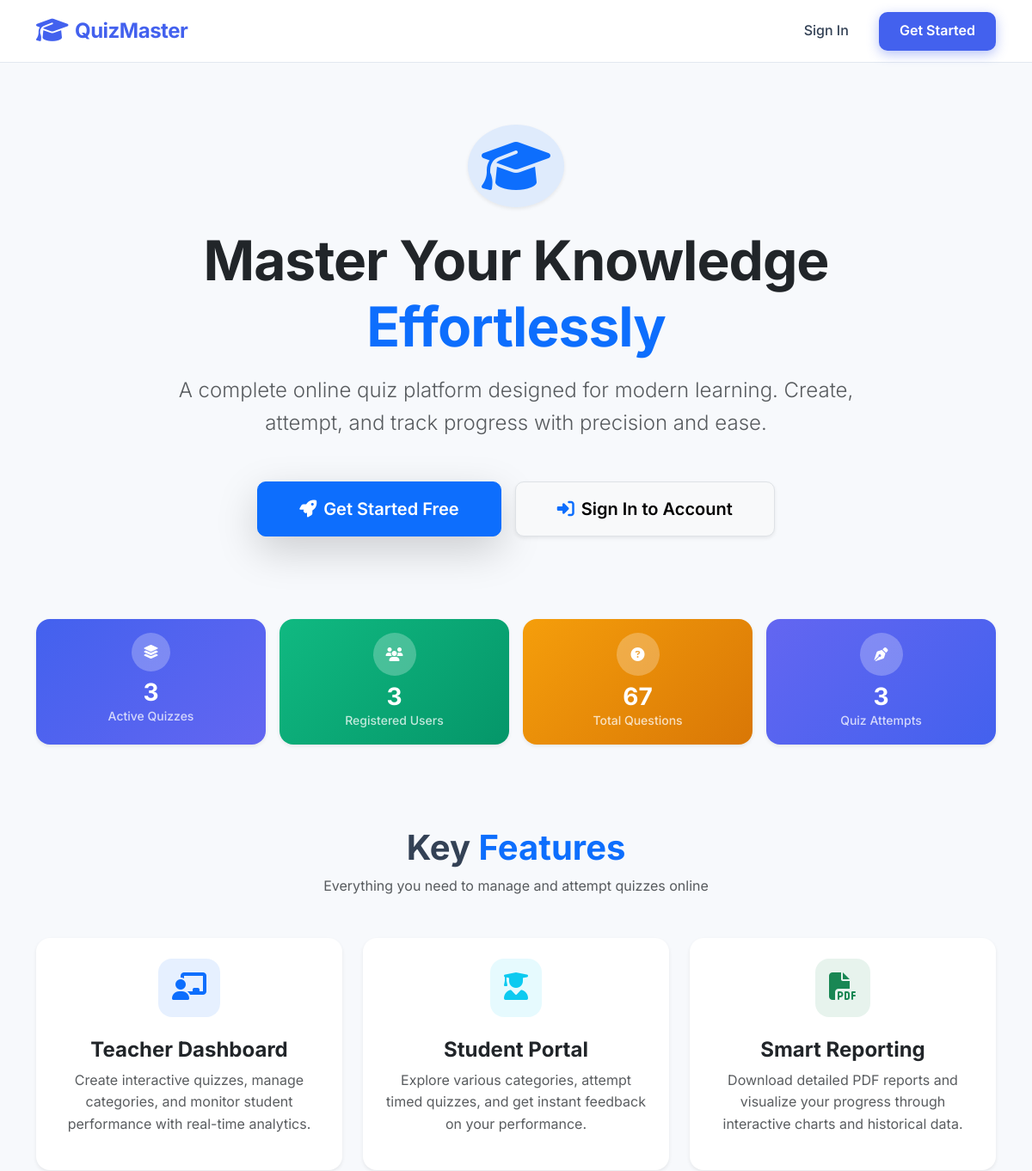
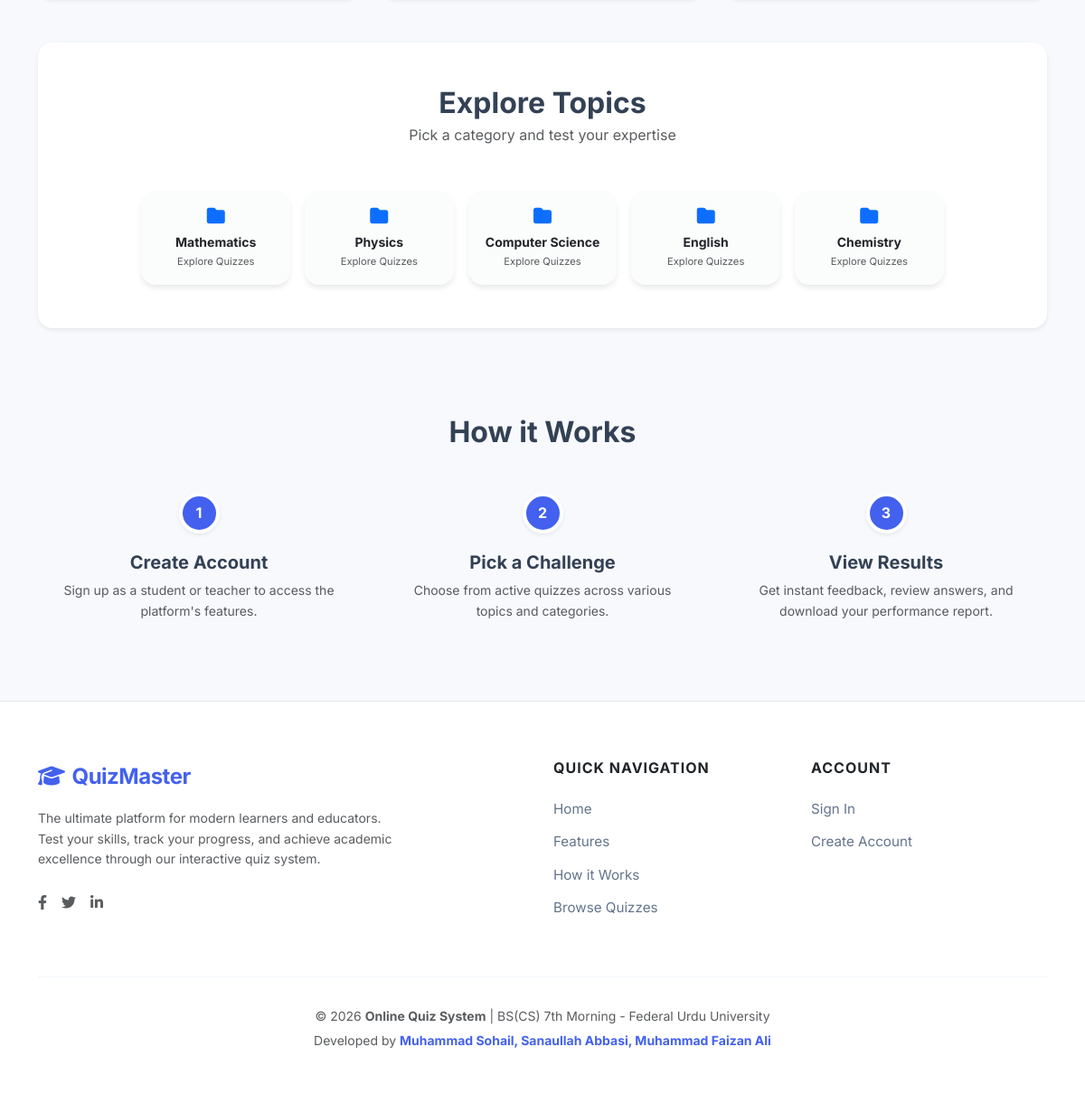
The page / on the database its author committed (2 pictures, top to bottom).
### quiz/models.py (models this page shows, shortened)
class Category(models.Model):
    name = models.CharField(max_length=100)
    description = models.TextField(blank=True)
    created_at = models.DateTimeField(auto_now_add=True)
    class Meta:
        verbose_name_plural = "Categories"

### quiz/views.py (the view)
# urls.py: path('', views.home, name='home'),
def home(request):
    if request.user.is_authenticated:
        return redirect('dashboard')
    total_quizzes = Quiz.objects.filter(is_published=True).count()
    total_users = User.objects.count()
    total_questions = Question.objects.count()
    total_attempts = Result.objects.count()
    categories = Category.objects.all()
    return render(request, 'home.html', {
        'total_quizzes': total_quizzes,
        'total_users': total_users,
        'total_questions': total_questions,
        'total_attempts': total_attempts,
        'categories': categories
    })

### templates/home.html (shortened to what this page needs)
{% extends 'base.html' %}
{% block content %}
<div id="top" class="row justify-content-center py-5 mb-5">
    <div class="col-lg-10 text-center">
        <div class="mb-4">
            <span class="p-3 bg-primary bg-opacity-10 text-primary rounded-circle d-inline-block shadow-sm">
                <i class="fas fa-graduation-cap fa-4x"></i>
            </span>
        </div>
        <h1 class="display-3 fw-bold mb-3" style="color: var(--dark); letter-spacing: -1px;">
            Master Your Knowledge <span class="text-primary">Effortlessly</span>
        </h1>
        <p class="lead text-muted mb-5 fs-4 mx-auto" style="max-width: 800px;">
            A complete online quiz platform designed for modern learning. Create, attempt, and track progress with precision and ease.
        </p>
        <div class="d-flex flex-column flex-sm-row gap-3 justify-content-center">
            <a href="{% url 'register' %}" class="btn btn-primary btn-lg px-5 shadow-lg py-3">
                <i class="fas fa-rocket me-2"></i>Get Started Free
            </a>
            <a href="{% url 'login' %}" class="btn btn-light btn-lg px-5 border shadow-sm py-3">
                <i class="fas fa-sign-in-alt me-2 text-primary"></i>Sign In to Account
            </a>
        </div>
    </div>
</div>
<div id="stats" class="row g-3 mb-5">
    <div class="col-6 col-md-3">
        <div class="card p-3 border-0 shadow-sm text-center h-100" style="background: linear-gradient(135deg, var(--primary), #6366f1); color: white;">
            <div class="bg-white bg-opacity-25 rounded-circle mx-auto mb-2 d-flex align-items-center justify-content-center" style="width: 45px; height: 45px;">
                <i class="fas fa-layer-group"></i>
            </div>
            <h3 class="fw-bold mb-0">{{ total_quizzes }}</h3>
            <p class="mb-0 opacity-75 small fw-medium">Active Quizzes</p>
        </div>
    </div>
    <div class="col-6 col-md-3">
        <div class="card p-3 border-0 shadow-sm text-center h-100" style="background: linear-gradient(135deg, #10b981, #059669); color: white;">
            <div class="bg-white bg-opacity-25 rounded-circle mx-auto mb-2 d-flex align-items-center justify-content-center" style="width: 50px; height: 50px;">
                <i class="fas fa-users"></i>
            </div>
            <h3 class="fw-bold mb-0">{{ total_users }}</h3>
            <p class="mb-0 opacity-75 small fw-medium">Registered Users</p>
        </div>
    </div>
    <div class="col-6 col-md-3">
        <div class="card p-3 border-0 shadow-sm text-center h-100" style="background: linear-gradient(135deg, #f59e0b, #d97706); color: white;">
            <div class="bg-white bg-opacity-25 rounded-circle mx-auto mb-2 d-flex align-items-center justify-content-center" style="width: 50px; height: 50px;">
                <i class="fas fa-question-circle"></i>
            </div>
            <h3 class="fw-bold mb-0">{{ total_questions }}</h3>
            <p class="mb-0 opacity-75 small fw-medium">Total Questions</p>
        </div>
    </div>
    <div class="col-6 col-md-3">
        <div class="card p-3 border-0 shadow-sm text-center h-100" style="background: linear-gradient(135deg, #6366f1, #4361ee); color: white;">
            <div class="bg-white bg-opacity-25 rounded-circle mx-auto mb-2 d-flex align-items-center justify-content-center" style="width: 50px; height: 50px;">
                <i class="fas fa-pen-nib"></i>
            </div>
            <h3 class="fw-bold mb-0">{{ total_attempts }}</h3>
            <p class="mb-0 opacity-75 small fw-medium">Quiz Attempts</p>
        </div>
    </div>
</div>
<div id="features" class="py-5">
    <div class="text-center mb-5">
        <h2 class="fw-bold h1">Key <span class="text-primary">Features</span></h2>
        <p class="text-muted">Everything you need to manage and attempt quizzes online</p>
    </div>
    <div class="row g-4">
        <div class="col-md-4">
            <div class="card h-100 p-4 border-0 shadow-sm hover-up text-center">
                <div class="mb-4">
                    <span class="p-3 bg-primary bg-opacity-10 text-primary rounded-4 d-inline-block">
                        <i class="fas fa-chalkboard-teacher fa-2x"></i>
                    </span>
                </div>
                <h4 class="fw-bold">Teacher Dashboard</h4>
                <p class="text-muted">Create interactive quizzes, manage categories, and monitor student performance with real-time analytics.</p>
            </div>
        </div>
        <div class="col-md-4">
            <div class="card h-100 p-4 border-0 shadow-sm hover-up text-center">
                <div class="mb-4">
                    <span class="p-3 bg-info bg-opacity-10 text-info rounded-4 d-inline-block">
                        <i class="fas fa-user-graduate fa-2x"></i>
                    </span>
                </div>
                <h4 class="fw-bold">Student Portal</h4>
                <p class="text-muted">Explore various categories, attempt timed quizzes, and get instant feedback on your performance.</p>
            </div>
        </div>
        <div class="col-md-4">
            <div class="card h-100 p-4 border-0 shadow-sm hover-up text-center">
                <div class="mb-4">
                    <span class="p-3 bg-success bg-opacity-10 text-success rounded-4 d-inline-block">
                        <i class="fas fa-file-pdf fa-2x"></i>
                    </span>
                </div>
                <h4 class="fw-bold">Smart Reporting</h4>
                <p class="text-muted">Download detailed PDF reports and visualize your progress through interactive charts and historical data.</p>
            </div>
        </div>
    </div>
</div>
<div id="categories" class="py-5 mb-5 bg-white rounded-4 shadow-sm">
    <div class="container px-4">
        <div class="text-center mb-5">
            <h2 class="fw-bold mb-1">Explore Topics</h2>
            <p class="text-muted">Pick a category and test your expertise</p>
        </div>
        <div class="row g-3 justify-content-center">
            {% for cat in categories|slice:":6" %}
            <div class="col-md-4 col-lg-2 col-6">
                <a href="{% url 'quiz_list' %}?category={{ cat.id }}" class="text-decoration-none">
                    <div class="card h-100 p-3 text-center border-0 bg-light bg-opacity-50 hover-primary-border transition">
                        <div class="mb-2 text-primary">
                            <i class="fas fa-folder fa-lg"></i>
                        </div>
                        <h6 class="fw-bold text-dark mb-1 small text-truncate">{{ cat.name }}</h6>
                        <small class="text-muted" style="font-size: 0.7rem;">Explore Quizzes</small>
                    </div>
                </a>
            </div>
            {% empty %}
            <p class="text-muted text-center">Categories will appear here</p>
            {% endfor %}
        </div>
    </div>
</div>
<div id="how-it-works" class="py-5 text-center">
    <h2 class="fw-bold mb-5">How it Works</h2>
    <div class="row g-4">
        <div class="col-md-4">
            <div class="step-card">
                <div class="step-number shadow-sm">1</div>
                <h5 class="fw-bold">Create Account</h5>
                <p class="text-muted px-4 small">Sign up as a student or teacher to access the platform's features.</p>
            </div>
        </div>
        <div class="col-md-4">
            <div class="step-card">
                <div class="step-number shadow-sm">2</div>
                <h5 class="fw-bold">Pick a Challenge</h5>
                <p class="text-muted px-4 small">Choose from active quizzes across various topics and categories.</p>
            </div>
        </div>
        <div class="col-md-4">
            <div class="step-card">
                <div class="step-number shadow-sm">3</div>
                <h5 class="fw-bold">View Results</h5>
                <p class="text-muted px-4 small">Get instant feedback, review answers, and download your performance report.</p>
            </div>
        </div>
    </div>
</div>
{% endblock %}

### templates/base.html (style rules this page uses)
:root { --primary: #4361ee; --primary-dark: #3f37c9; --secondary: #4cc9f0; --success: #10b981; --dark: #212529; --light: #f8f9fa; --gray-100: #f1f5f9; --gray-200: #e2e8f0; --text-main: #334155; --text-muted: #64748b; --bg-body: #f7f9fc; --shadow-sm: 0 1px 3px rgba(0,0,0,0.12); --shadow-md: 0 4px 6px -1px rgba(0,0,0,0.1); --transition: all 0.3s cubic-bezier(0.4, 0, 0.2, 1); }
html { scroll-behavior: smooth; }
body { background-color: var(--bg-body); font-family: 'Inter', -apple-system, sans-serif; color: var(--text-main); min-height: 100vh; display: flex; flex-direction: column; line-height: 1.6; }
.card { border: none; border-radius: 16px; box-shadow: var(--shadow-md); background: #fff; }
.btn { border-radius: 10px; padding: 0.6rem 1.5rem; font-weight: 600; transition: var(--transition); }

### templates/home.html (style rules this page uses)
.transition { transition: all 0.3s ease; }
.step-card { position: relative; }
.step-number { width: 45px; height: 45px; background: var(--primary); color: white; border-radius: 50%; display: flex; align-items: center; justify-content: center; font-weight: 700; margin: 0 auto 20px; border: 4px solid #fff; }

### rows shown on the page
Category: name "Mathematics"
Category: name "Physics"
Category: name "Computer Science"
Category: name "English"
Category: name "Chemistry"

### other values the page prints
{{ total_quizzes }} "3"
{{ total_users }} "3"
{{ total_questions }} "67"
{{ total_attempts }} "3"
